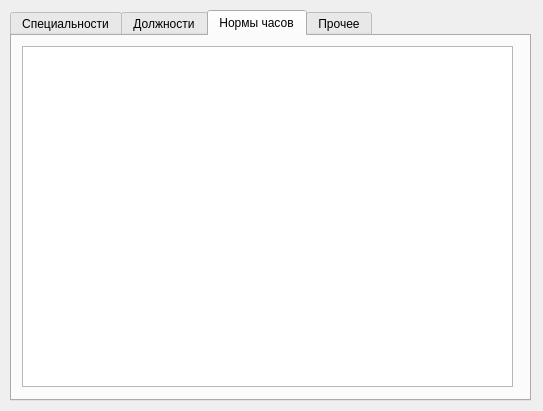
<?xml version="1.0" encoding="UTF-8"?>
<ui version="4.0">
 <class>Settings</class>
 <widget class="QDialog" name="Settings">
  <property name="geometry">
   <rect>
    <x>0</x>
    <y>0</y>
    <width>543</width>
    <height>411</height>
   </rect>
  </property>
  <property name="windowTitle">
   <string>Настройка</string>
  </property>
  <widget class="QTabWidget" name="tabWidget">
   <property name="geometry">
    <rect>
     <x>10</x>
     <y>10</y>
     <width>521</width>
     <height>391</height>
    </rect>
   </property>
   <property name="currentIndex">
    <number>2</number>
   </property>
   <widget class="QWidget" name="tab">
    <attribute name="title">
     <string>Специальности</string>
    </attribute>
    <widget class="QTableView" name="tableView">
     <property name="geometry">
      <rect>
       <x>10</x>
       <y>10</y>
       <width>391</width>
       <height>341</height>
      </rect>
     </property>
     <attribute name="verticalHeaderVisible">
      <bool>false</bool>
     </attribute>
    </widget>
    <widget class="QPushButton" name="pushButton_add_spec">
     <property name="geometry">
      <rect>
       <x>410</x>
       <y>10</y>
       <width>91</width>
       <height>24</height>
      </rect>
     </property>
     <property name="text">
      <string>добавить</string>
     </property>
    </widget>
    <widget class="QPushButton" name="pushButton_del_spec">
     <property name="geometry">
      <rect>
       <x>410</x>
       <y>40</y>
       <width>91</width>
       <height>24</height>
      </rect>
     </property>
     <property name="text">
      <string>удалить</string>
     </property>
    </widget>
   </widget>
   <widget class="QWidget" name="tab_2">
    <attribute name="title">
     <string>Должности</string>
    </attribute>
    <widget class="QTableView" name="tableView_2">
     <property name="geometry">
      <rect>
       <x>10</x>
       <y>10</y>
       <width>391</width>
       <height>341</height>
      </rect>
     </property>
     <attribute name="verticalHeaderVisible">
      <bool>false</bool>
     </attribute>
    </widget>
    <widget class="QPushButton" name="pushButton_add_dolj">
     <property name="geometry">
      <rect>
       <x>410</x>
       <y>10</y>
       <width>91</width>
       <height>24</height>
      </rect>
     </property>
     <property name="text">
      <string>добавить</string>
     </property>
    </widget>
    <widget class="QPushButton" name="pushButton_del_dolj">
     <property name="geometry">
      <rect>
       <x>410</x>
       <y>40</y>
       <width>91</width>
       <height>24</height>
      </rect>
     </property>
     <property name="text">
      <string>удалить</string>
     </property>
    </widget>
   </widget>
   <widget class="QWidget" name="tab_3">
    <attribute name="title">
     <string>Нормы часов</string>
    </attribute>
    <widget class="QTableView" name="tableView_3">
     <property name="geometry">
      <rect>
       <x>10</x>
       <y>10</y>
       <width>491</width>
       <height>341</height>
      </rect>
     </property>
     <attribute name="verticalHeaderVisible">
      <bool>false</bool>
     </attribute>
    </widget>
   </widget>
   <widget class="QWidget" name="tab_4">
    <attribute name="title">
     <string>Прочее</string>
    </attribute>
    <widget class="QLabel" name="label">
     <property name="geometry">
      <rect>
       <x>20</x>
       <y>10</y>
       <width>81</width>
       <height>16</height>
      </rect>
     </property>
     <property name="text">
      <string>Учебный год</string>
     </property>
    </widget>
    <widget class="QLineEdit" name="lineEdit">
     <property name="geometry">
      <rect>
       <x>20</x>
       <y>30</y>
       <width>471</width>
       <height>20</height>
      </rect>
     </property>
     <property name="text">
      <string>2011/2012</string>
     </property>
    </widget>
    <widget class="QLabel" name="label_2">
     <property name="geometry">
      <rect>
       <x>20</x>
       <y>60</y>
       <width>171</width>
       <height>16</height>
      </rect>
     </property>
     <property name="text">
      <string>Название кафедры, факультета</string>
     </property>
    </widget>
    <widget class="QLineEdit" name="lineEdit_2">
     <property name="geometry">
      <rect>
       <x>20</x>
       <y>80</y>
       <width>471</width>
       <height>20</height>
      </rect>
     </property>
     <property name="text">
      <string>Программного обеспечения и администрирования информационных систем</string>
     </property>
    </widget>
    <widget class="QLabel" name="label_3">
     <property name="geometry">
      <rect>
       <x>20</x>
       <y>110</y>
       <width>101</width>
       <height>16</height>
      </rect>
     </property>
     <property name="text">
      <string>Основа обучения</string>
     </property>
    </widget>
    <widget class="QLineEdit" name="lineEdit_3">
     <property name="geometry">
      <rect>
       <x>20</x>
       <y>130</y>
       <width>471</width>
       <height>20</height>
      </rect>
     </property>
     <property name="text">
      <string>бюджет</string>
     </property>
    </widget>
    <widget class="QLabel" name="label_4">
     <property name="geometry">
      <rect>
       <x>20</x>
       <y>160</y>
       <width>171</width>
       <height>16</height>
      </rect>
     </property>
     <property name="text">
      <string>Проректор по учебной работе</string>
     </property>
    </widget>
    <widget class="QLineEdit" name="lineEdit_4">
     <property name="geometry">
      <rect>
       <x>20</x>
       <y>180</y>
       <width>471</width>
       <height>20</height>
      </rect>
     </property>
     <property name="text">
      <string>Захаров В.В.</string>
     </property>
    </widget>
   </widget>
  </widget>
 </widget>
 <resources/>
 <connections/>
</ui>
